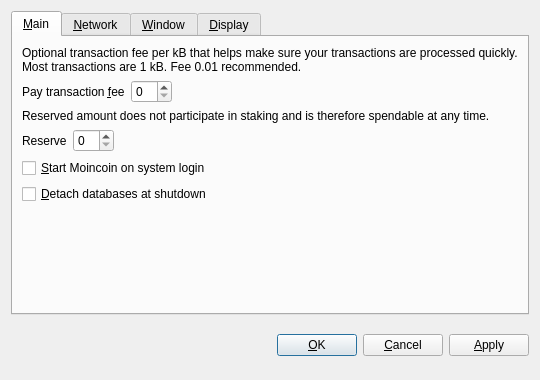
<?xml version="1.0" encoding="UTF-8"?>
<ui version="4.0">
 <class>OptionsDialog</class>
 <widget class="QDialog" name="OptionsDialog">
  <property name="geometry">
   <rect>
    <x>0</x>
    <y>0</y>
    <width>540</width>
    <height>380</height>
   </rect>
  </property>
  <property name="windowTitle">
   <string>Options</string>
  </property>
  <property name="modal">
   <bool>true</bool>
  </property>
  <layout class="QVBoxLayout" name="verticalLayout">
   <item>
    <widget class="QTabWidget" name="tabWidget">
     <property name="tabPosition">
      <enum>QTabWidget::North</enum>
     </property>
     <property name="currentIndex">
      <number>0</number>
     </property>
     <widget class="QWidget" name="tabMain">
      <attribute name="title">
       <string>&amp;Main</string>
      </attribute>
      <layout class="QVBoxLayout" name="verticalLayout_Main">
       <item>
        <widget class="QLabel" name="transactionFeeInfoLabel">
         <property name="text">
          <string>Optional transaction fee per kB that helps make sure your transactions are processed quickly. Most transactions are 1 kB. Fee 0.01 recommended.</string>
         </property>
         <property name="textFormat">
          <enum>Qt::PlainText</enum>
         </property>
         <property name="wordWrap">
          <bool>true</bool>
         </property>
        </widget>
       </item>
       <item>
        <layout class="QHBoxLayout" name="horizontalLayoutFee">
         <item>
          <widget class="QLabel" name="transactionFeeLabel">
           <property name="text">
            <string>Pay transaction &amp;fee</string>
           </property>
           <property name="textFormat">
            <enum>Qt::PlainText</enum>
           </property>
           <property name="buddy">
            <cstring>transactionFee</cstring>
           </property>
          </widget>
         </item>
         <item>
          <widget class="BitcoinAmountField" name="transactionFee"/>
         </item>
         <item>
          <spacer name="horizontalSpacerFee">
           <property name="orientation">
            <enum>Qt::Horizontal</enum>
           </property>
           <property name="sizeHint" stdset="0">
            <size>
             <width>40</width>
             <height>20</height>
            </size>
           </property>
          </spacer>
         </item>
        </layout>
       </item>
       <item>
        <widget class="QLabel" name="reserveBalanceInfoLabel">
         <property name="text">
          <string>Reserved amount does not participate in staking and is therefore spendable at any time.</string>
         </property>
         <property name="textFormat">
          <enum>Qt::PlainText</enum>
         </property>
         <property name="wordWrap">
          <bool>true</bool>
         </property>
        </widget>
       </item>
       <item>
        <layout class="QHBoxLayout" name="horizontalLayoutReserveBalance">
         <item>
          <widget class="QLabel" name="reserveBalanceLabel">
           <property name="text">
            <string>Reserve</string>
           </property>
           <property name="textFormat">
            <enum>Qt::PlainText</enum>
           </property>
           <property name="buddy">
            <cstring>reserveBalance</cstring>
           </property>
          </widget>
         </item>
         <item>
          <widget class="BitcoinAmountField" name="reserveBalance"/>
         </item>
         <item>
          <spacer name="horizontalSpacerReserveBalance">
           <property name="orientation">
            <enum>Qt::Horizontal</enum>
           </property>
           <property name="sizeHint" stdset="0">
            <size>
             <width>40</width>
             <height>20</height>
            </size>
           </property>
          </spacer>
         </item>
        </layout>
       </item>
       <item>
        <widget class="QCheckBox" name="bitcoinAtStartup">
         <property name="toolTip">
          <string>Automatically start Moincoin after logging in to the system.</string>
         </property>
         <property name="text">
          <string>&amp;Start Moincoin on system login</string>
         </property>
        </widget>
       </item>
       <item>
        <widget class="QCheckBox" name="detachDatabases">
         <property name="toolTip">
          <string>Detach block and address databases at shutdown. This means they can be moved to another data directory, but it slows down shutdown. The wallet is always detached.</string>
         </property>
         <property name="text">
          <string>&amp;Detach databases at shutdown</string>
         </property>
        </widget>
       </item>
       <item>
        <spacer name="verticalSpacer_Main">
         <property name="orientation">
          <enum>Qt::Vertical</enum>
         </property>
         <property name="sizeHint" stdset="0">
          <size>
           <width>20</width>
           <height>40</height>
          </size>
         </property>
        </spacer>
       </item>
      </layout>
     </widget>
     <widget class="QWidget" name="tabNetwork">
      <attribute name="title">
       <string>&amp;Network</string>
      </attribute>
      <layout class="QVBoxLayout" name="verticalLayout_Network">
       <item>
        <widget class="QCheckBox" name="mapPortUpnp">
         <property name="toolTip">
          <string>Automatically open the Moincoin client port on the router. This only works when your router supports UPnP and it is enabled.</string>
         </property>
         <property name="text">
          <string>Map port using &amp;UPnP</string>
         </property>
        </widget>
       </item>
       <item>
        <widget class="QCheckBox" name="connectSocks">
         <property name="toolTip">
          <string>Connect to the Moincoin network through a SOCKS proxy (e.g. when connecting through Tor).</string>
         </property>
         <property name="text">
          <string>&amp;Connect through SOCKS proxy:</string>
         </property>
        </widget>
       </item>
       <item>
        <layout class="QHBoxLayout" name="horizontalLayout_Network">
         <item>
          <widget class="QLabel" name="proxyIpLabel">
           <property name="text">
            <string>Proxy &amp;IP:</string>
           </property>
           <property name="textFormat">
            <enum>Qt::PlainText</enum>
           </property>
           <property name="buddy">
            <cstring>proxyIp</cstring>
           </property>
          </widget>
         </item>
         <item>
          <widget class="QValidatedLineEdit" name="proxyIp">
           <property name="maximumSize">
            <size>
             <width>140</width>
             <height>16777215</height>
            </size>
           </property>
           <property name="toolTip">
            <string>IP address of the proxy (e.g. 127.0.0.1)</string>
           </property>
          </widget>
         </item>
         <item>
          <widget class="QLabel" name="proxyPortLabel">
           <property name="text">
            <string>&amp;Port:</string>
           </property>
           <property name="textFormat">
            <enum>Qt::PlainText</enum>
           </property>
           <property name="buddy">
            <cstring>proxyPort</cstring>
           </property>
          </widget>
         </item>
         <item>
          <widget class="QLineEdit" name="proxyPort">
           <property name="maximumSize">
            <size>
             <width>55</width>
             <height>16777215</height>
            </size>
           </property>
           <property name="toolTip">
            <string>Port of the proxy (e.g. 9050)</string>
           </property>
          </widget>
         </item>
         <item>
          <widget class="QLabel" name="socksVersionLabel">
           <property name="text">
            <string>SOCKS &amp;Version:</string>
           </property>
           <property name="textFormat">
            <enum>Qt::PlainText</enum>
           </property>
           <property name="buddy">
            <cstring>socksVersion</cstring>
           </property>
          </widget>
         </item>
         <item>
          <widget class="QValueComboBox" name="socksVersion">
           <property name="toolTip">
            <string>SOCKS version of the proxy (e.g. 5)</string>
           </property>
          </widget>
         </item>
         <item>
          <spacer name="horizontalSpacer_Network">
           <property name="orientation">
            <enum>Qt::Horizontal</enum>
           </property>
           <property name="sizeHint" stdset="0">
            <size>
             <width>40</width>
             <height>20</height>
            </size>
           </property>
          </spacer>
         </item>
        </layout>
       </item>
       <item>
        <spacer name="verticalSpacer_Network">
         <property name="orientation">
          <enum>Qt::Vertical</enum>
         </property>
         <property name="sizeHint" stdset="0">
          <size>
           <width>20</width>
           <height>40</height>
          </size>
         </property>
        </spacer>
       </item>
      </layout>
     </widget>
     <widget class="QWidget" name="tabWindow">
      <attribute name="title">
       <string>&amp;Window</string>
      </attribute>
      <layout class="QVBoxLayout" name="verticalLayout_Window">
       <item>
        <widget class="QCheckBox" name="minimizeToTray">
         <property name="toolTip">
          <string>Show only a tray icon after minimizing the window.</string>
         </property>
         <property name="text">
          <string>&amp;Minimize to the tray instead of the taskbar</string>
         </property>
        </widget>
       </item>
       <item>
        <widget class="QCheckBox" name="minimizeOnClose">
         <property name="toolTip">
          <string>Minimize instead of exit the application when the window is closed. When this option is enabled, the application will be closed only after selecting Quit in the menu.</string>
         </property>
         <property name="text">
          <string>M&amp;inimize on close</string>
         </property>
        </widget>
       </item>
       <item>
        <spacer name="verticalSpacer_Window">
         <property name="orientation">
          <enum>Qt::Vertical</enum>
         </property>
         <property name="sizeHint" stdset="0">
          <size>
           <width>20</width>
           <height>40</height>
          </size>
         </property>
        </spacer>
       </item>
      </layout>
     </widget>
     <widget class="QWidget" name="tabDisplay">
      <attribute name="title">
       <string>&amp;Display</string>
      </attribute>
      <layout class="QVBoxLayout" name="verticalLayout_Display">
       <item>
        <layout class="QHBoxLayout" name="horizontalLayout_1_Display">
         <item>
          <widget class="QLabel" name="langLabel">
           <property name="text">
            <string>User Interface &amp;language:</string>
           </property>
           <property name="textFormat">
            <enum>Qt::PlainText</enum>
           </property>
           <property name="buddy">
            <cstring>lang</cstring>
           </property>
          </widget>
         </item>
         <item>
          <widget class="QValueComboBox" name="lang">
           <property name="toolTip">
            <string>The user interface language can be set here. This setting will take effect after restarting Moincoin.</string>
           </property>
          </widget>
         </item>
        </layout>
       </item>
       <item>
        <layout class="QHBoxLayout" name="horizontalLayout_2_Display">
         <item>
          <widget class="QLabel" name="unitLabel">
           <property name="text">
            <string>&amp;Unit to show amounts in:</string>
           </property>
           <property name="textFormat">
            <enum>Qt::PlainText</enum>
           </property>
           <property name="buddy">
            <cstring>unit</cstring>
           </property>
          </widget>
         </item>
         <item>
          <widget class="QValueComboBox" name="unit">
           <property name="toolTip">
            <string>Choose the default subdivision unit to show in the interface and when sending coins.</string>
           </property>
          </widget>
         </item>
        </layout>
       </item>
       <item>
        <widget class="QCheckBox" name="displayAddresses">
         <property name="toolTip">
          <string>Whether to show Moincoin addresses in the transaction list or not.</string>
         </property>
         <property name="text">
          <string>&amp;Display addresses in transaction list</string>
         </property>
        </widget>
       </item>
       <item>
        <widget class="QCheckBox" name="coinControlFeatures">
         <property name="toolTip">
          <string>Whether to show coin control features or not.</string>
         </property>
         <property name="text">
          <string>Display coin &amp;control features (experts only!)</string>
         </property>
        </widget>
       </item>
       <item>
        <spacer name="verticalSpacer_Display">
         <property name="orientation">
          <enum>Qt::Vertical</enum>
         </property>
         <property name="sizeHint" stdset="0">
          <size>
           <width>20</width>
           <height>40</height>
          </size>
         </property>
        </spacer>
       </item>
      </layout>
     </widget>
    </widget>
   </item>
   <item>
    <layout class="QHBoxLayout" name="horizontalLayout_Buttons">
     <item>
      <spacer name="horizontalSpacer_1">
       <property name="orientation">
        <enum>Qt::Horizontal</enum>
       </property>
       <property name="sizeHint" stdset="0">
        <size>
         <width>40</width>
         <height>48</height>
        </size>
       </property>
      </spacer>
     </item>
     <item>
      <widget class="QLabel" name="statusLabel">
       <property name="font">
        <font>
         <weight>75</weight>
         <bold>true</bold>
        </font>
       </property>
       <property name="text">
        <string/>
       </property>
       <property name="textFormat">
        <enum>Qt::PlainText</enum>
       </property>
       <property name="wordWrap">
        <bool>true</bool>
       </property>
      </widget>
     </item>
     <item>
      <spacer name="horizontalSpacer_2">
       <property name="orientation">
        <enum>Qt::Horizontal</enum>
       </property>
       <property name="sizeHint" stdset="0">
        <size>
         <width>40</width>
         <height>48</height>
        </size>
       </property>
      </spacer>
     </item>
     <item>
      <widget class="QPushButton" name="okButton">
       <property name="text">
        <string>&amp;OK</string>
       </property>
      </widget>
     </item>
     <item>
      <widget class="QPushButton" name="cancelButton">
       <property name="text">
        <string>&amp;Cancel</string>
       </property>
       <property name="autoDefault">
        <bool>false</bool>
       </property>
      </widget>
     </item>
     <item>
      <widget class="QPushButton" name="applyButton">
       <property name="text">
        <string>&amp;Apply</string>
       </property>
       <property name="autoDefault">
        <bool>false</bool>
       </property>
      </widget>
     </item>
    </layout>
   </item>
  </layout>
 </widget>
 <customwidgets>
  <customwidget>
   <class>BitcoinAmountField</class>
   <extends>QSpinBox</extends>
   <header>bitcoinamountfield.h</header>
  </customwidget>
  <customwidget>
   <class>QValueComboBox</class>
   <extends>QComboBox</extends>
   <header>qvaluecombobox.h</header>
  </customwidget>
  <customwidget>
   <class>QValidatedLineEdit</class>
   <extends>QLineEdit</extends>
   <header>qvalidatedlineedit.h</header>
  </customwidget>
 </customwidgets>
 <resources/>
 <connections/>
</ui>
